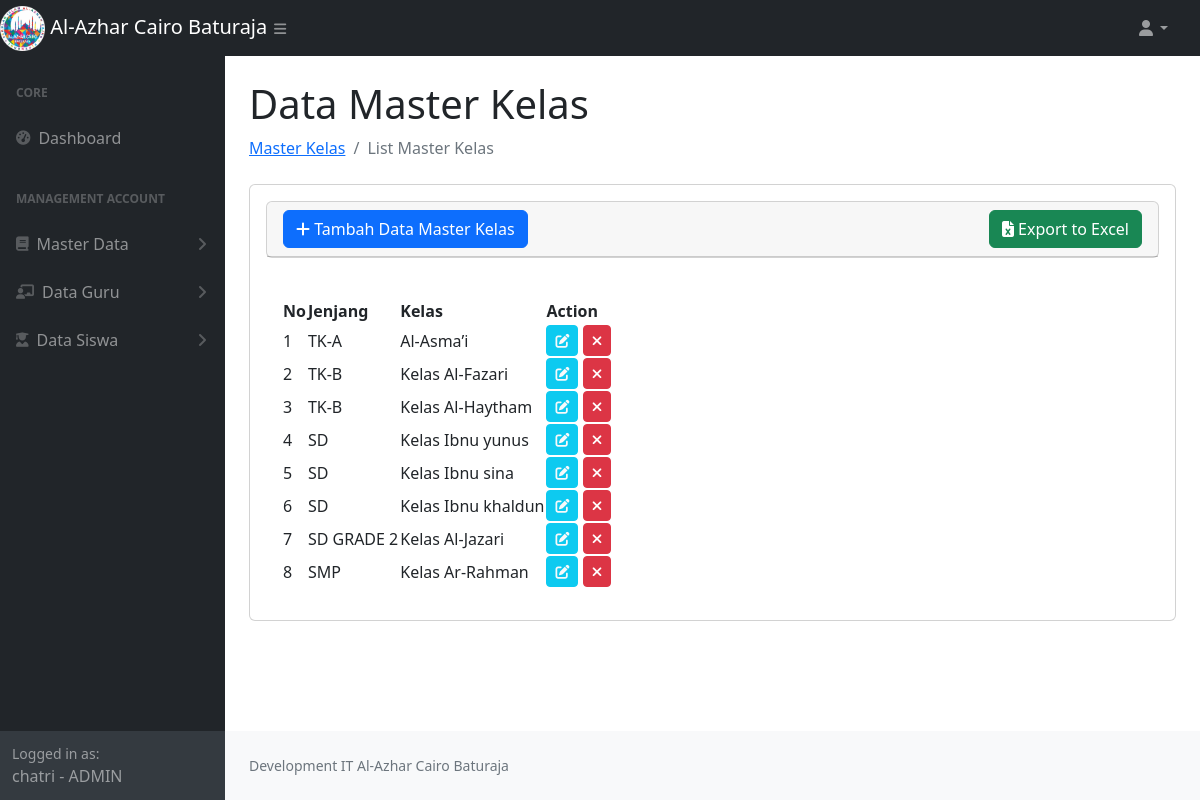
Page /data_kelas.php (signed in) on the committed database.
### tables this page shows
CREATE TABLE `kelas` (
  `id` int NOT NULL AUTO_INCREMENT COMMENT 'Primary Key',
  `jenjang_id` bigint DEFAULT NULL,
  `name` varchar(255) DEFAULT NULL,
  PRIMARY KEY (`id`)
);

CREATE TABLE `jenjang` (
  `id` int NOT NULL AUTO_INCREMENT COMMENT 'Primary Key',
  `name` varchar(255) DEFAULT NULL,
  PRIMARY KEY (`id`)
);

### data_kelas.php (the view, shortened to what this page needs)
<?php
require_once 'function.php';
$role = $_SESSION['role'];
$nameRole= $_SESSION['name'];
$sql = "SELECT kelas.id, kelas.name, jenjang.name as jenjang_name FROM kelas INNER JOIN jenjang ON kelas.jenjang_id = jenjang.id";
$stmt = $conn->prepare($sql);
$stmt->execute();
$result = $stmt->get_result();
$dataKelas = [];
while ($row = $result->fetch_assoc()) {
    $dataKelas[] = $row;
}
?>
<!DOCTYPE html>
<html lang="en">
    <head>
        <link href="https://cdn.jsdelivr.net/npm/simple-datatables@7.1.2/dist/style.min.css" rel="stylesheet" />
        <link href="css/styles.css" rel="stylesheet" />
        <link rel="stylesheet" href="https://cdnjs.cloudflare.com/ajax/libs/toastr.js/latest/toastr.css">
        <link rel="stylesheet" href="https://cdnjs.cloudflare.com/ajax/libs/font-awesome/6.7.2/css/all.min.css">
    </head>
    <body class="sb-nav-fixed">
        <nav class="sb-topnav navbar navbar-expand navbar-dark bg-dark">
            <div class="d-flex">
                <a class="navbar-brand" href="index.php">
                    <img src="assets/img/logoalazca.png" alt="Gambar" style="width:20%">
                    Al-Azhar Cairo Baturaja
                </a>
                <button class="btn btn-link btn-sm ps-5" id="sidebarToggle" href="#!"><i class="fas fa-bars"></i></button>
            </div>
            <ul class="navbar-nav ms-auto ms-md-0 me-3 me-lg-4">
                <li class="nav-item dropdown">
                    <a class="nav-link dropdown-toggle" id="navbarDropdown" href="#" role="button" data-bs-toggle="dropdown" aria-expanded="false"><i class="fas fa-user fa-fw"></i></a>
                </li>
            </ul>
        </nav>
        <div id="layoutSidenav">
            <div id="layoutSidenav_nav">
               <nav class="sb-sidenav accordion sb-sidenav-dark" id="sidenavAccordion">
                    <div class="sb-sidenav-menu">
                        <div class="nav">
                            <div class="sb-sidenav-menu-heading">Core</div>
                            <div class="nav">
                                <a class="nav-link" href="index.php">
                                    <div class="sb-nav-link-icon"><i class="fas fa-tachometer-alt"></i></div>
                                    Dashboard
                                </a>
                                <div class="sb-sidenav-menu-heading">Management Account</div>
                                <a class="nav-link collapsed" href="#" data-bs-toggle="collapse" data-bs-target="#collapseMasterData" aria-expanded="false" aria-controls="collapseMasterData">
                                    <div class="sb-nav-link-icon"><i class="fas fa-book"></i></div>
                                        Master Data
                                    <div class="sb-sidenav-collapse-arrow"><i class="fas fa-angle-down"></i></div>
                                </a>
                                <a class="nav-link collapsed" href="#" data-bs-toggle="collapse" data-bs-target="#collapseGuru" aria-expanded="false" aria-controls="collapseGuru">
                                    <div class="sb-nav-link-icon"><i class="fas fa-chalkboard-teacher"></i></div>
                                    Data Guru
                                    <div class="sb-sidenav-collapse-arrow"><i class="fas fa-angle-down"></i></div>
                                </a>
                                <a class="nav-link collapsed" href="#" data-bs-toggle="collapse" data-bs-target="#collapseSiswa" aria-expanded="false" aria-controls="collapseSiswa">
                                    <div class="sb-nav-link-icon"><i class="fas fa-user-graduate"></i></div>
                                    Data Siswa
                                    <div class="sb-sidenav-collapse-arrow"><i class="fas fa-angle-down"></i></div>
                                </a>
                            </div>
                        </div>
                    </div>
                    <div class="sb-sidenav-footer">
                        <div class="small">Logged in as:</div>
                       <?= $nameRole.' - '.$role ?>
                    </div>
                </nav>
            </div>
            <div id="layoutSidenav_content">
                <main>
                    <div class="container-fluid px-4">
                        <h1 class="mt-4">Data Master Kelas</h1>
                        <ol class="breadcrumb mb-4">
                            <li class="breadcrumb-item"><a href="data_kelas.php">Master Kelas</a></li>
                            <li class="breadcrumb-item active">List Master Kelas</li>
                        </ol>
                        <div class="card mb-4">
                            <div class="card-body">
                                <div class="card mb-4">
                                    <div class="card-header">
                                        <div class="col-lg-12 d-flex justify-content-between align-items-center">
                                                <button type="button" class="btn btn-primary" data-bs-toggle="modal" data-bs-target="#modal-create">
                                                <i class="fas fa-plus"></i> Tambah Data Master Kelas
                                                </button>
                                                <a href="<?= 'export_kelas.php' ?>" id="exportExcelBtn" class="btn btn-success">
                                                <i class="fa fa-file-excel"></i> Export to Excel
                                                </a>
                                        </div>
                                    </div>
                                </div>
                                <div class="card-body">
                                    <table id="datatablesSimple">
                                        <thead>
                                            <tr>
                                                <th>No</th>
                                                <th>Jenjang</th>
                                                <th>Kelas</th>
                                                <th>Action</th>
                                            </tr>
                                        </thead>
                                        <tbody>
                                            <?php
                                                foreach ($dataKelas as $key => $data) {
                                            ?>
                                            <tr>
                                                <td><?= $key + 1; ?></td>
                                                <td><?= $data['jenjang_name']; ?></td>
                                                <td><?= $data['name']; ?></td>
                                                <td>
                                                    <a href="javascript:void(0)" data-url="<?= 'show_kelas.php' ?>" data-id="<?= $data['id'] ?>" class="edit btn btn-info btn-sm text-light "> <i class="fas fa-edit"></i></a>
                                                    <a href="javascript:void(0)" data-url="<?= 'delete_kelas.php' ?>" data-id="<?= $data['id'] ?>" class="delete btn btn-danger btn-sm"> <i class="fas fa-times"></i></a>
                                                </td>
                                            </tr>
                                            <?php
                                                }
                                            ?>
                                        </tbody>
                                    </table>
                                </div>
                            </div>
                        </div>
                </main>
                <footer class="py-4 bg-light mt-auto">
                    <div class="container-fluid px-4">
                        <div class="d-flex align-items-center justify-content-between small">
                            <div class="text-muted">Development IT Al-Azhar Cairo Baturaja</div>
                        </div>
                    </div>
                </footer>
            </div>
        </div>
    </body>
</html>

### rows in the picture
kelas: jenjang.name "TK-A", name "Al-Asma’i"
kelas: jenjang.name "TK-B", name "Kelas Al-Fazari"
kelas: jenjang.name "TK-B", name "Kelas Al-Haytham"
kelas: jenjang.name "SD", name "Kelas Ibnu yunus"
kelas: jenjang.name "SD", name "Kelas Ibnu sina"
kelas: jenjang.name "SD", name "Kelas Ibnu khaldun"
kelas: jenjang.name "SD GRADE 2", name "Kelas Al-Jazari"
kelas: jenjang.name "SMP", name "Kelas Ar-Rahman"

### other values in the picture
$nameRole "chatri"
$role "ADMIN"
